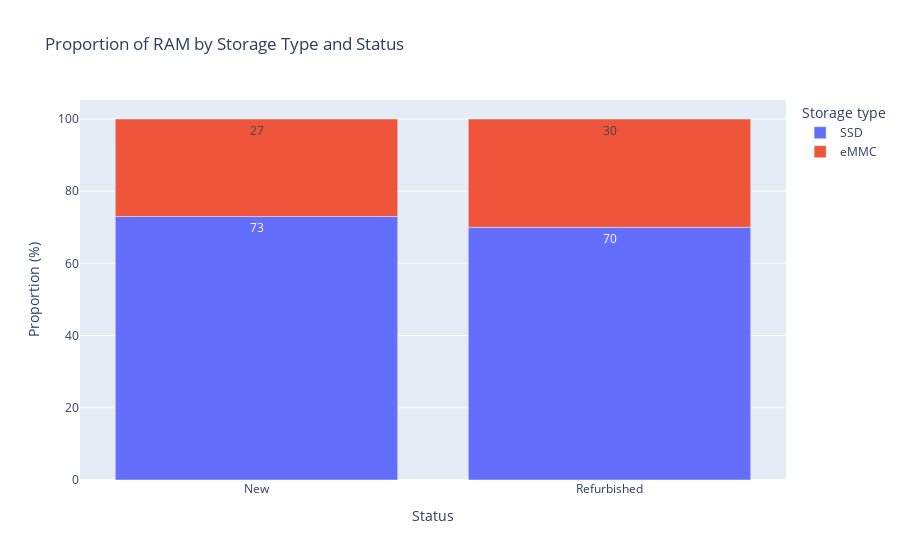

Notebook code cell kept with this figure:
### Code cell
#proportion_table.plot(kind="bar")
px.bar(proportion_table, x=proportion_table.index, y=proportion_table.columns, title="Proportion of RAM by Storage Type and Status", labels={'value':'Proportion (%)', 'index':'Status'}, text_auto=True)

### Figure 1 — Plotly figure (JSON) as saved in the notebook; plotly's stock layout.template omitted (floating-point values rounded to 4 significant figures)
{"data": [{"hovertemplate": "Storage type=SSD<br>Status=%{x}<br>Proportion (%)=%{y}<extra></extra>", "legendgroup": "SSD", "marker": {"color": "#636efa", "pattern": {"shape": ""}}, "name": "SSD", "orientation": "v", "showlegend": true, "textposition": "auto", "texttemplate": "%{y}", "type": "bar", "x": ["New", "Refurbished"], "xaxis": "x", "y": [73.0, 70.0], "yaxis": "y"}, {"hovertemplate": "Storage type=eMMC<br>Status=%{x}<br>Proportion (%)=%{y}<extra></extra>", "legendgroup": "eMMC", "marker": {"color": "#EF553B", "pattern": {"shape": ""}}, "name": "eMMC", "orientation": "v", "showlegend": true, "textposition": "auto", "texttemplate": "%{y}", "type": "bar", "x": ["New", "Refurbished"], "xaxis": "x", "y": [27.0, 30.0], "yaxis": "y"}], "layout": {"barmode": "relative", "legend": {"title": {"text": "Storage type"}, "tracegroupgap": 0}, "title": {"text": "Proportion of RAM by Storage Type and Status"}, "xaxis": {"anchor": "y", "domain": [0, 1], "title": {"text": "Status"}}, "yaxis": {"anchor": "x", "domain": [0, 1], "title": {"text": "Proportion (%)"}}}}
